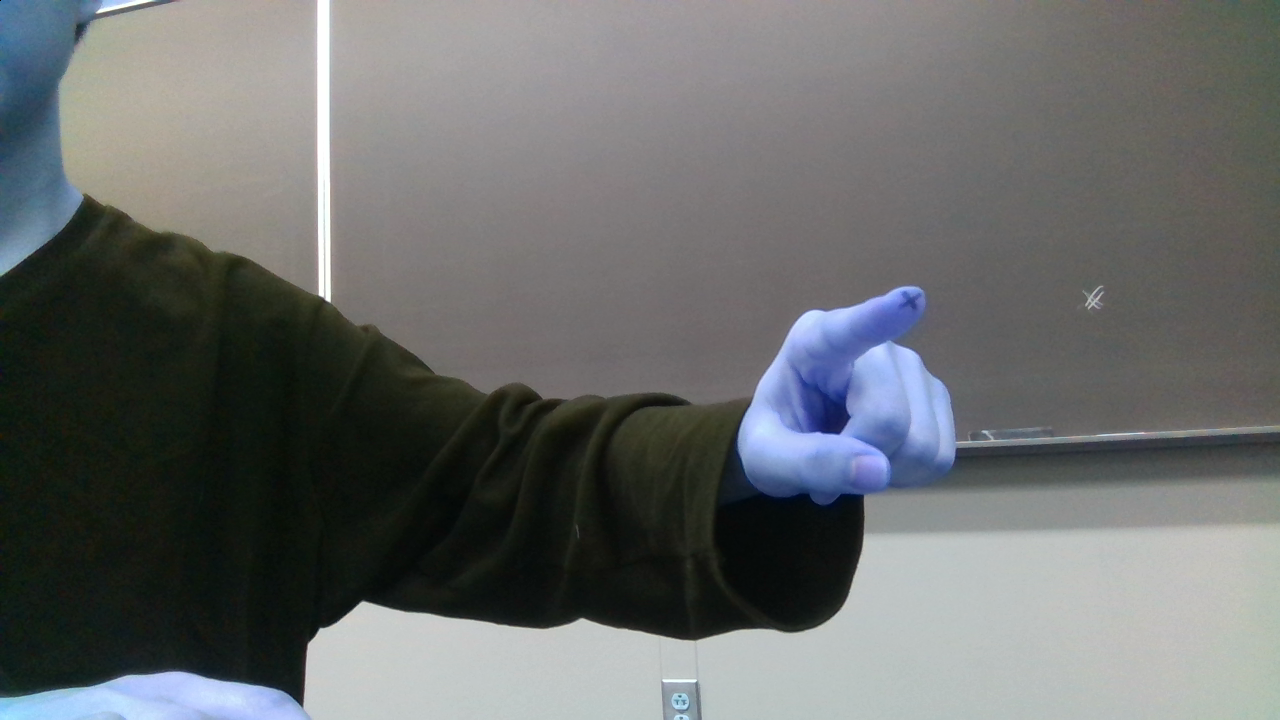
#> input picture output/000045.png, 1280 x 720 px
$ python hog.py
#> lines starting #> are read from the running program, lines starting #| are printed output that depends on the picture
import features
import cv2
import numpy as np
import matplotlib.pyplot as plt

im1 = cv2.imread('output/000045.png')
#> im1 is the input picture: shape (720, 1280, 3); mean B, G, R 107.6, 107.8, 105.1

template = cv2.imread('output/template.png')
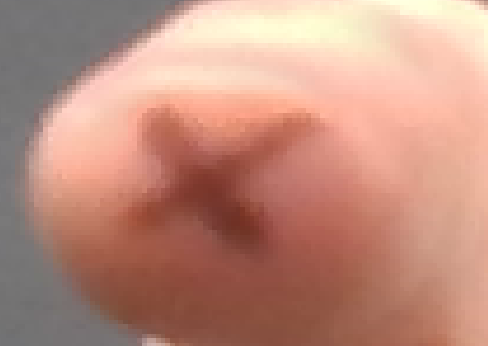
#> input picture output/template.png, 488 x 346 px
#> template is the input picture: shape (346, 488, 3); mean B, G, R 125.8, 141.9, 191.5

template = cv2.cvtColor(template, cv2.COLOR_BGR2RGB)
im1 = im1[im1.shape[0]-720:,im1.shape[1]-720:,:]
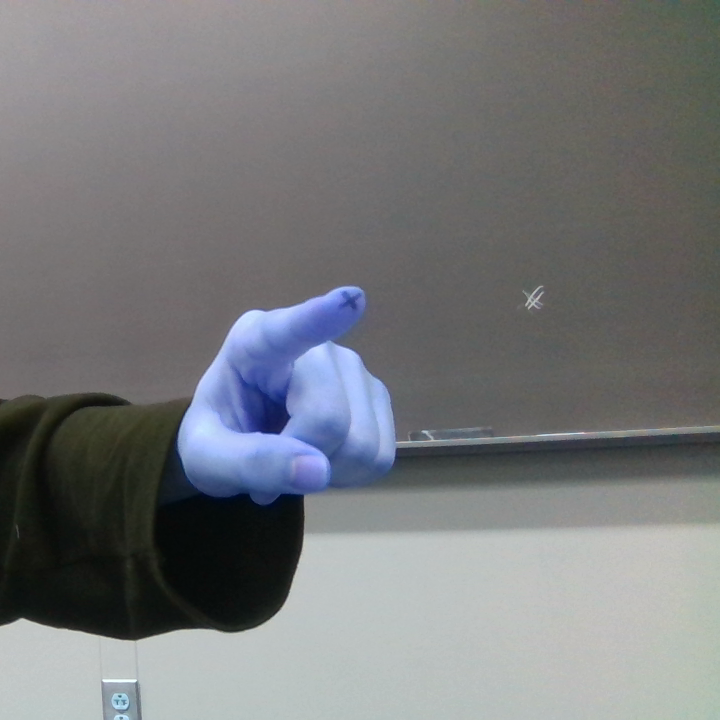
#> im1: shape (720, 720, 3); mean B, G, R 123.1, 121, 119.1
template = template[50:350,50:350,:]
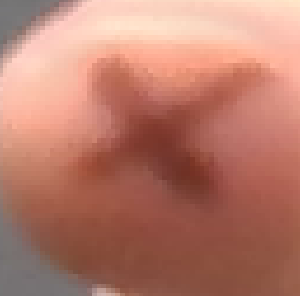
#> template: shape (296, 300, 3); mean R, G, B 183.9, 123.1, 107.3
print(template.shape,im1.shape)
#| (296, 300, 3) (720, 720, 3)
#> (the run stopped early here; a loop or call above may not have finished)
